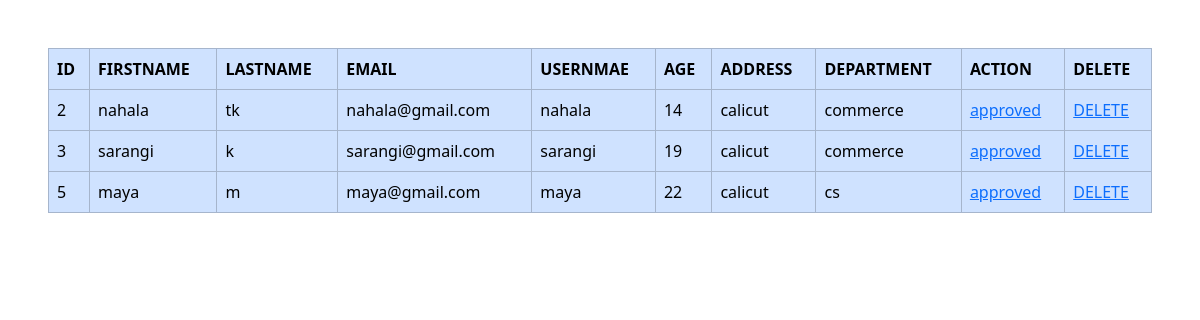
Screenshot of /viewstudent with the database file from the repository.
### collegeapp/models.py (models this page shows)
class Student(models.Model):
    Depid=models.ForeignKey(Department,on_delete=models.CASCADE)
    Sid=models.ForeignKey(User,on_delete=models.CASCADE)
    Age=models.IntegerField()
    Address=models.CharField(max_length=100)

class User(AbstractUser):
    usertype=models.CharField(max_length=50)

class Department(models.Model):
    Dep_Name=models.CharField(max_length=100)

### collegeapp/views.py (the view)
# urls.py: path('viewstudent',views.viewstudent,name='viewstudent'),
def viewstudent(request):
    x=Student.objects.all()
    return render(request,'viewstudent.html',{'x1':x})

### collegeapp/templates/viewstudent.html (shortened to what this page needs)
<!DOCTYPE html>
<html lang="en">
<head>
    <link href="https://cdn.jsdelivr.net/npm/bootstrap@5.3.3/dist/css/bootstrap.min.css" rel="stylesheet">
</head>
<body>
    <div class="conatiner m-5">
        <table class="table table-bordered table-primary">
            <tr>
                <th>ID</th>
                <th>FIRSTNAME</th>
                <th>LASTNAME</th>
                <th>EMAIL</th>
                <th>USERNMAE</th>
                <th>AGE</th>
                <th>ADDRESS</th>
                <th>DEPARTMENT</th>
                <th>ACTION</th>
                <th>DELETE</th>
            </tr>
             {% for i in x1 %}
             <tr>
                <td>{{i.id}}</td>
                <td>{{i.Sid.first_name}}</td>
                <td>{{i.Sid.last_name}}</td>
                <td>{{i.Sid.email}}</td>
                <td>{{i.Sid.username}}</td>
                <td>{{i.Age}}</td>
                <td>{{i.Address}}</td>
                <td>{{i.Depid.Dep_Name}}
                </td>
                <td><a href="approve/{{i.id}}">approved</a></td>
                <td><a href="deletestudent/{{i.Sid_id}}">DELETE</a></td>
             </tr>
             {% endfor %}
        </table>
    </div>
</body>
</html>

### rows the page displays
Student: id "2", Sid.first_name "nahala", Sid.last_name "tk", Sid.email "nahala@gmail.com", Sid.username "nahala", Age "14", Address "calicut", Depid.Dep_Name "commerce"
Student: id "3", Sid.first_name "sarangi", Sid.last_name "k", Sid.email "sarangi@gmail.com", Sid.username "sarangi", Age "19", Address "calicut", Depid.Dep_Name "commerce"
Student: id "5", Sid.first_name "maya", Sid.last_name "m", Sid.email "maya@gmail.com", Sid.username "maya", Age "22", Address "calicut", Depid.Dep_Name "cs"
